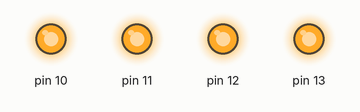
A sketch run on a simulated Arduino Uno, built with avr-gcc and run on an emulated ATmega328P. Shown: output pins drawn as LEDs (lit = HIGH).

Above: at 0.5 s.
At 3.5 s:
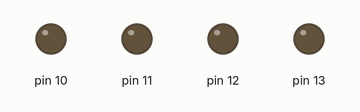
Timing chart, 0 to 4.6 s (numbered marks = the images above):
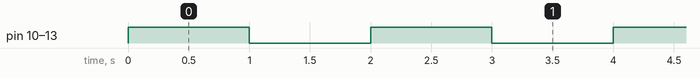

Measured:
- by itself, pin 10–13: alternates HIGH for 1.0 s and LOW for 1.0 s

The sketch:

Program-02_Multi-LED-Dasar.ino
```cpp
/*
  Program 4 LED Dasar Kelap-Kelip per 1 Detik
  Program ini dibuat oleh ImNotDanish05
*/

void setup()
{
  // Inisialisasi pin 10, 11, 12, dan 13 sebagai OUTPUT
  pinMode(10, OUTPUT);
  pinMode(11, OUTPUT);
  pinMode(12, OUTPUT);
  pinMode(13, OUTPUT);
}

void loop()
{
  // LED padam
  digitalWrite(10, HIGH);
  digitalWrite(11, HIGH);
  digitalWrite(12, HIGH);
  digitalWrite(13, HIGH);

  delay(1000); // Tunggu 1 detik

  // LED menyala
  digitalWrite(10, LOW);
  digitalWrite(11, LOW);
  digitalWrite(12, LOW);
  digitalWrite(13, LOW);

  delay(1000); // Tunggu 1 detik
}
```
